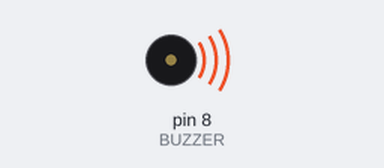
The sketch below on a simulated Arduino Uno, built with avr-gcc and run on an emulated ATmega328P. On the bench: buzzer (waves = sounding).

Above: at 0.1 s.
At 61.7 s:
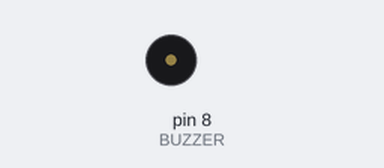
Timing chart, 0 to 63.2 s (numbered marks = the images above):
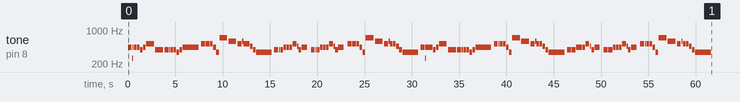

The sketch:

Nunca_suenan_las_campanas.ino
```cpp
// Generado con Partitura → Arduino
// 259 notas/silencios · duración ≈ 61.8 s · 93 BPM
#include <avr/pgmspace.h>
#if !defined(PROGMEM)
  #define PROGMEM
  #define pgm_read_word(p) (*(p))
#endif

#define BUZZER 8
const uint16_t N = 259;

// Frecuencias en Hz (0 = silencio)
const uint16_t melody[] PROGMEM = {
  440, 262, 440, 0, 440, 0, 440, 0, 392, 0, 440, 0,
  523, 0, 392, 0, 392, 0, 392, 0, 392, 0, 392, 0,
  349, 0, 392, 0, 440, 0, 523, 0, 523, 0, 523, 0,
  523, 0, 440, 0, 349, 0, 698, 0, 587, 0, 523, 0,
  587, 0, 523, 0, 523, 0, 466, 0, 392, 0, 349, 0,
  392, 0, 392, 0, 392, 0, 440, 0, 440, 0, 440, 0,
  523, 0, 466, 0, 392, 0, 440, 0, 392, 0, 392, 0,
  392, 0, 440, 0, 440, 0, 440, 0, 523, 0, 466, 0,
  392, 0, 440, 0, 523, 0, 523, 0, 523, 0, 523, 0,
  440, 0, 349, 0, 698, 0, 587, 0, 523, 0, 587, 0,
  523, 0, 523, 0, 466, 0, 392, 0, 349, 0, 440, 262,
  440, 0, 440, 0, 440, 0, 392, 0, 440, 0, 523, 0,
  392, 0, 392, 0, 392, 0, 392, 0, 392, 0, 349, 0,
  392, 0, 440, 0, 523, 0, 523, 0, 523, 0, 523, 0,
  440, 0, 349, 0, 698, 0, 587, 0, 523, 0, 587, 0,
  523, 0, 523, 0, 466, 0, 392, 0, 349, 0, 392, 0,
  392, 0, 392, 0, 440, 0, 440, 0, 440, 0, 523, 0,
  466, 0, 392, 0, 440, 0, 392, 0, 392, 0, 392, 0,
  440, 0, 440, 0, 440, 0, 523, 0, 466, 0, 392, 0,
  440, 0, 523, 0, 523, 0, 523, 0, 523, 0, 440, 0,
  349, 0, 698, 0, 587, 0, 523, 0, 587, 0, 523, 0,
  523, 0, 466, 0, 392, 0, 349
};
// Duraciones en ms
const uint16_t dur[] PROGMEM = {
  460, 24, 153, 8, 306, 16, 306, 16, 306, 16, 306, 16,
  919, 48, 919, 48, 460, 16, 153, 16, 306, 16, 306, 16,
  306, 16, 306, 16, 1839, 97, 460, 24, 153, 8, 306, 16,
  306, 16, 306, 16, 306, 16, 919, 48, 919, 48, 460, 24,
  153, 8, 306, 16, 306, 16, 306, 16, 306, 16, 1839, 97,
  460, 24, 153, 8, 306, 16, 306, 16, 306, 16, 306, 16,
  460, 24, 153, 8, 306, 16, 613, 355, 460, 24, 153, 8,
  306, 16, 306, 16, 306, 16, 306, 16, 460, 24, 153, 8,
  306, 16, 613, 355, 460, 24, 153, 8, 306, 16, 306, 16,
  306, 16, 306, 16, 919, 48, 919, 48, 460, 24, 153, 8,
  306, 16, 306, 16, 306, 16, 306, 16, 1839, 97, 460, 24,
  153, 8, 306, 16, 306, 16, 306, 16, 306, 16, 919, 48,
  919, 48, 460, 16, 153, 16, 306, 16, 306, 16, 306, 16,
  306, 16, 1839, 97, 460, 24, 153, 8, 306, 16, 306, 16,
  306, 16, 306, 16, 919, 48, 919, 48, 460, 24, 153, 8,
  306, 16, 306, 16, 306, 16, 306, 16, 1839, 97, 460, 24,
  153, 8, 306, 16, 306, 16, 306, 16, 306, 16, 460, 24,
  153, 8, 306, 16, 613, 355, 460, 24, 153, 8, 306, 16,
  306, 16, 306, 16, 306, 16, 460, 24, 153, 8, 306, 16,
  613, 355, 460, 24, 153, 8, 306, 16, 306, 16, 306, 16,
  306, 16, 919, 48, 919, 48, 460, 24, 153, 8, 306, 16,
  306, 16, 306, 16, 306, 16, 1839
};

void playSong() {
  for (uint16_t i = 0; i < N; i++) {
    uint16_t f = pgm_read_word(&melody[i]);
    uint16_t d = pgm_read_word(&dur[i]);
    if (f) tone(BUZZER, f, (uint32_t)d * 90 / 100);
    delay(d);
    noTone(BUZZER);
  }
}

void setup() {
  pinMode(BUZZER, OUTPUT);
  playSong();
}

void loop() {
}
```
